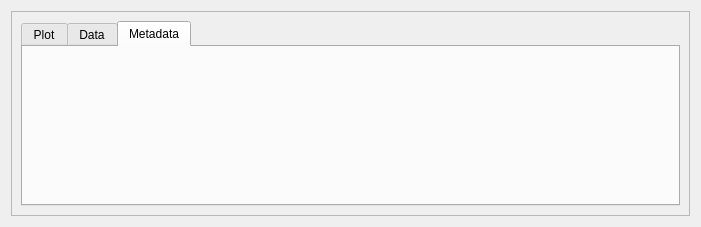
<?xml version="1.0" encoding="UTF-8"?>
<ui version="4.0">
 <class>Form</class>
 <widget class="QWidget" name="Form">
  <property name="geometry">
   <rect>
    <x>0</x>
    <y>0</y>
    <width>701</width>
    <height>227</height>
   </rect>
  </property>
  <property name="windowTitle">
   <string>Form</string>
  </property>
  <layout class="QVBoxLayout" name="verticalLayout_2">
   <item>
    <widget class="QScrollArea" name="scrollArea">
     <property name="widgetResizable">
      <bool>true</bool>
     </property>
     <widget class="QWidget" name="scrollAreaWidgetContents">
      <property name="geometry">
       <rect>
        <x>0</x>
        <y>0</y>
        <width>681</width>
        <height>207</height>
       </rect>
      </property>
      <layout class="QVBoxLayout" name="verticalLayout">
       <item>
        <widget class="QTabWidget" name="tabWidget_2">
         <property name="currentIndex">
          <number>2</number>
         </property>
         <widget class="QWidget" name="plotPage">
          <attribute name="title">
           <string>Plot</string>
          </attribute>
          <layout class="QFormLayout" name="formLayout">
           <item row="0" column="1">
            <widget class="QLabel" name="label">
             <property name="text">
              <string>Under construction</string>
             </property>
            </widget>
           </item>
          </layout>
         </widget>
         <widget class="QWidget" name="dataPage">
          <attribute name="title">
           <string>Data</string>
          </attribute>
         </widget>
         <widget class="QWidget" name="metadataPage">
          <attribute name="title">
           <string>Metadata</string>
          </attribute>
         </widget>
        </widget>
       </item>
      </layout>
     </widget>
    </widget>
   </item>
  </layout>
 </widget>
 <resources/>
 <connections/>
</ui>
